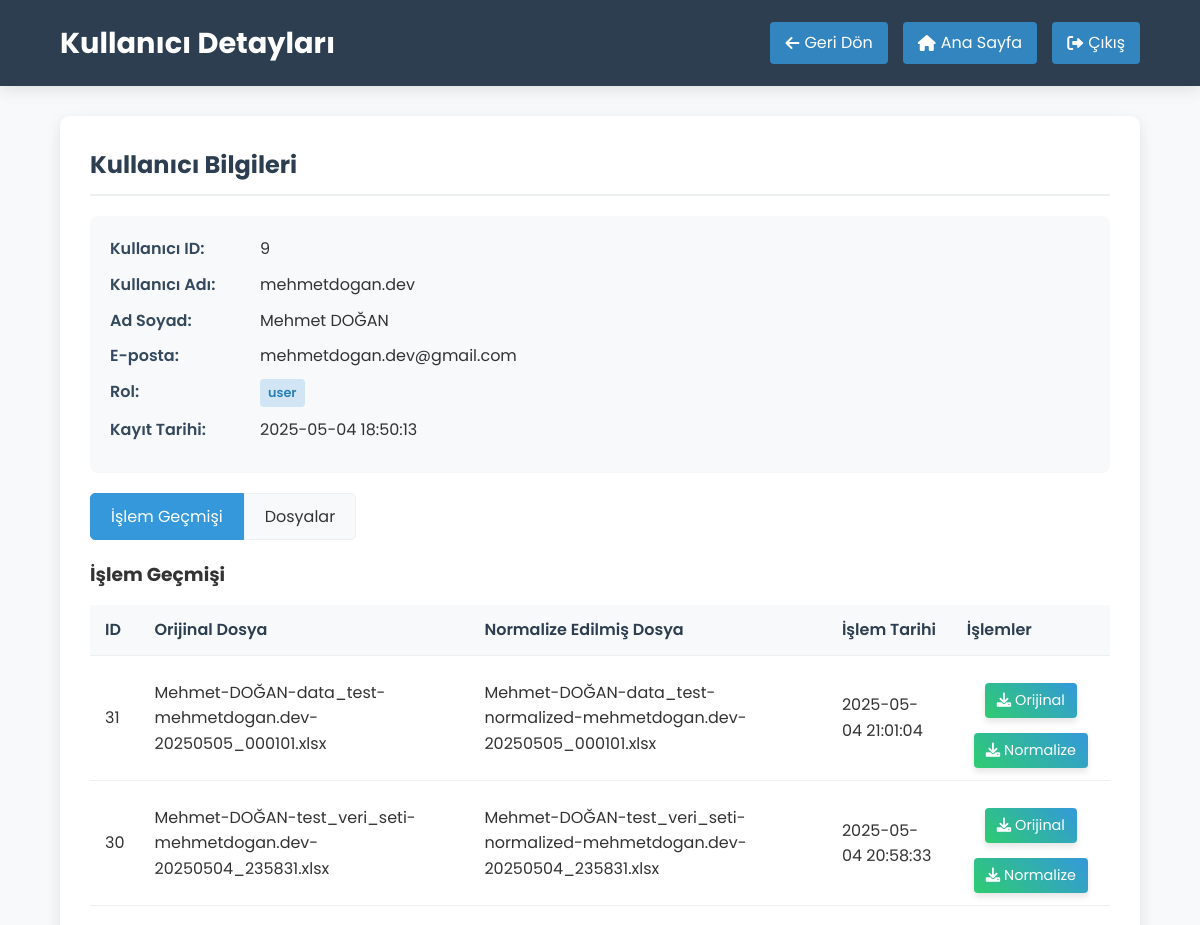
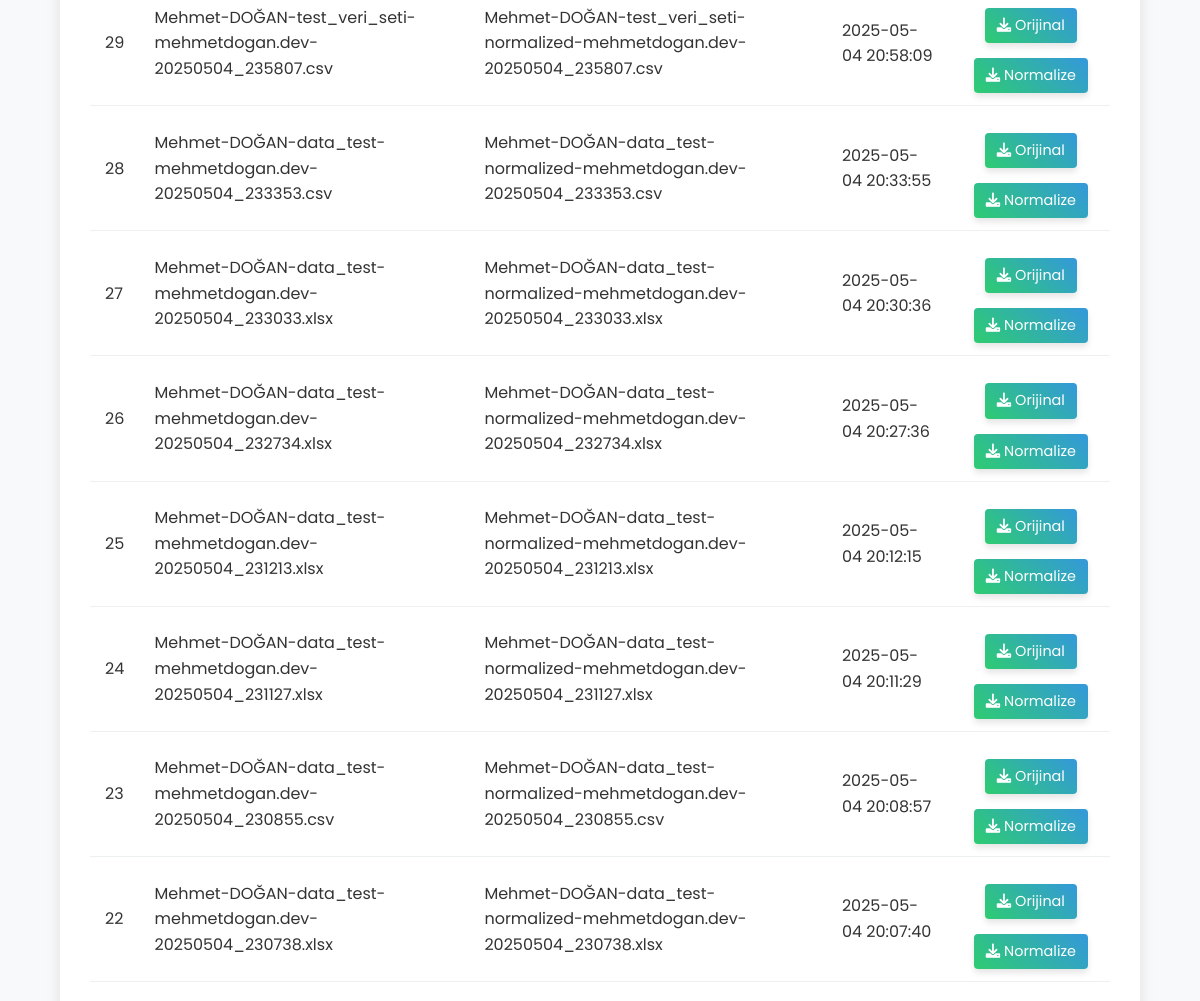
/admin/user/9 (signed in, upper part), run on an earlier commit of the app's database (2 pictures, top to bottom).
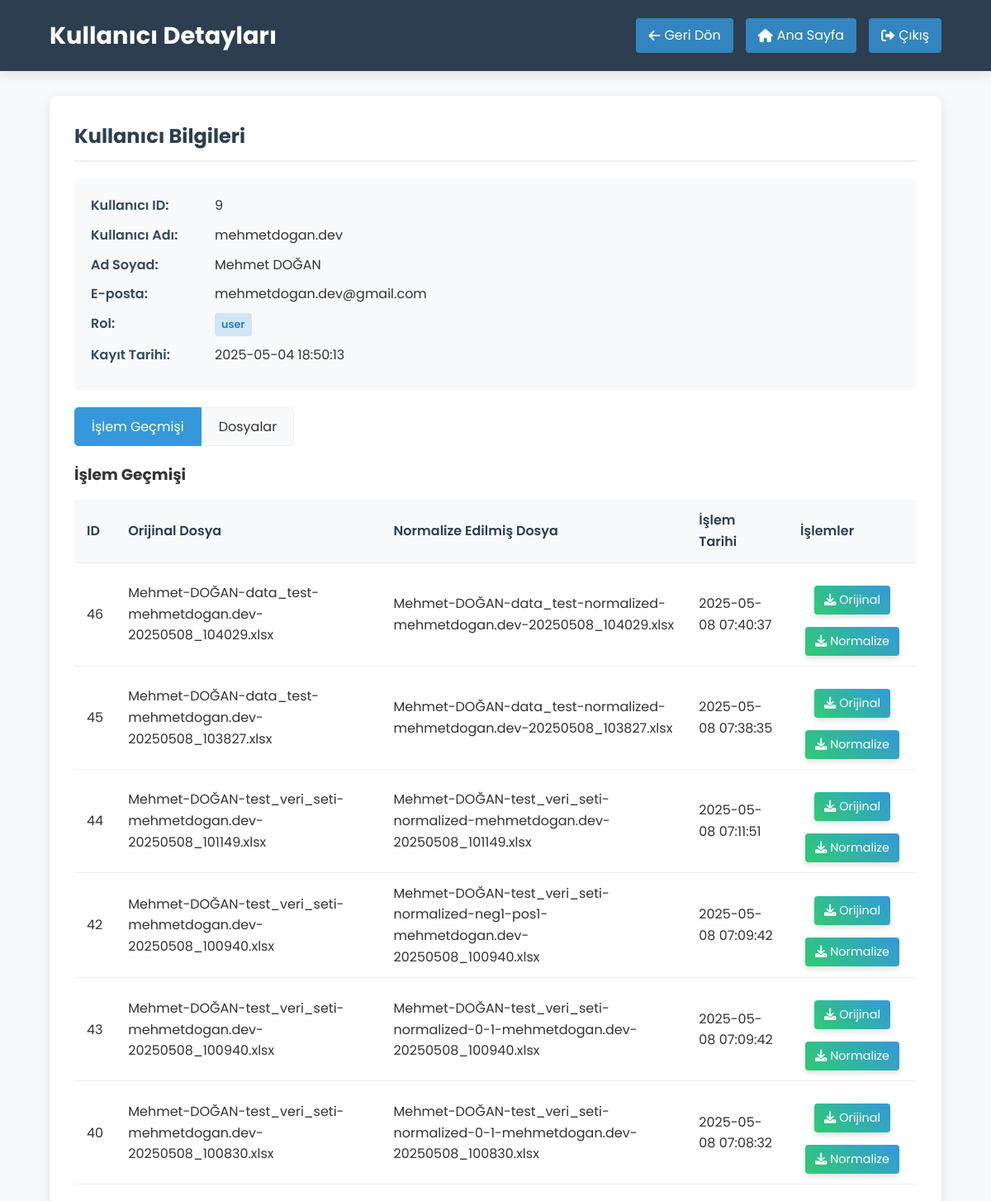
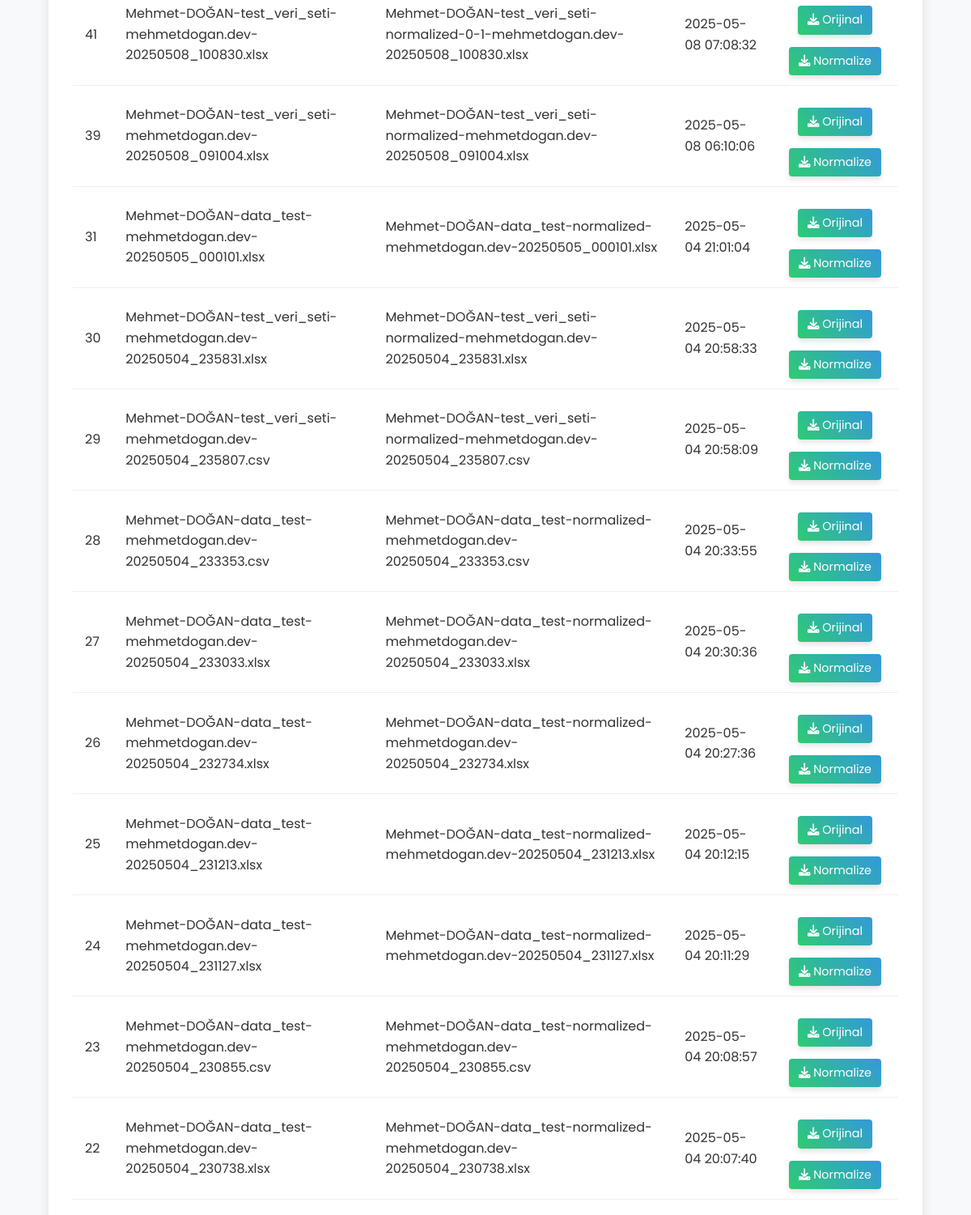
And on a later commit of the database (2 pictures, top to bottom).
### tables this page shows
CREATE TABLE user_operations (
            id INTEGER PRIMARY KEY AUTOINCREMENT,
            user_id INTEGER NOT NULL,
            original_file TEXT NOT NULL,
            normalized_file TEXT NOT NULL,
            operation_date TIMESTAMP DEFAULT CURRENT_TIMESTAMP,
            FOREIGN KEY (user_id) REFERENCES users (id)
        );

### app.py (the view, shortened to what this page needs)
@app.route('/admin/user/<int:user_id>')
@admin_required
def admin_view_user(user_id):
    conn = get_db_connection()
    user = conn.execute('SELECT * FROM users WHERE id = ?', (user_id,)).fetchone()
    conn.close()
    if not user:
        flash('Kullanıcı bulunamadı!', 'error')
        return redirect(url_for('admin_dashboard'))
    operations = get_user_operations_by_admin(user_id)
    user_files = []
    if os.path.exists(UPLOAD_FOLDER) and os.path.exists(NEW_CSV_FOLDER):
        username = user['username']
    user_files.sort(key=lambda x: x.get('date', ''), reverse=True)
    return render_template('admin_view_user.html', user=user, operations=operations, files=user_files)

### app.py (called while the page is built)
def get_db_connection():
    conn = sqlite3.connect(DATABASE)
    conn.row_factory = sqlite3.Row
    return conn

def admin_required(f):
    @wraps(f)
    def decorated_function(*args, **kwargs):
        if 'user_id' not in session:
            flash('Bu sayfaya erişmek için giriş yapmalısınız!', 'error')
            return redirect(url_for('login'))
        elif session.get('role') != 'admin':
            flash('Bu sayfaya erişim yetkiniz yok!', 'error')
            return redirect(url_for('index'))
        return f(*args, **kwargs)
    return decorated_function

def get_user_operations_by_admin(user_id):
    conn = get_db_connection()
    operations = conn.execute('SELECT * FROM user_operations WHERE user_id = ? ORDER BY operation_date DESC', (user_id,)).fetchall()
    conn.close()
    return operations

### templates/admin_view_user.html (shortened to what the changed rows need)
<!DOCTYPE html>
<html lang="tr">
<head>
    <link rel="stylesheet" href="{{ url_for('static', filename='style.css') }}">
    <link rel="stylesheet" href="https://cdnjs.cloudflare.com/ajax/libs/font-awesome/6.0.0-beta3/css/all.min.css">
</head>
<body>
    <header class="admin-header">
        <div class="admin-header-container">
            <div class="admin-title">
                <h1>Kullanıcı Detayları</h1>
            </div>
        </div>
    </header>
    <div class="admin-container">
        <div class="admin-panel">
            <h2>Kullanıcı Bilgileri</h2>
            <div class="tab-content active" id="operations-tab">
                {% if operations %}
                    <table class="admin-table">
                        <thead>
                            <tr>
                                <th>ID</th>
                                <th>Orijinal Dosya</th>
                                <th>Normalize Edilmiş Dosya</th>
                                <th>İşlem Tarihi</th>
                                <th>İşlemler</th>
                            </tr>
                        </thead>
                        <tbody>
                            {% for operation in operations %}
                                <tr>
                                    <td>{{ operation.id }}</td>
                                    <td>{{ operation.original_file }}</td>
                                    <td>{{ operation.normalized_file }}</td>
                                    <td>{{ operation.operation_date }}</td>
                                    <td>
                                        <a href="{{ url_for('admin_download_file', file_path='uploads/' + operation.original_file) }}" class="btn-download">
                                            <i class="fas fa-download"></i> Orijinal
                                        </a>
                                        <a href="{{ url_for('admin_download_file', file_path='new_csv/' + operation.normalized_file) }}" class="btn-download">
                                            <i class="fas fa-download"></i> Normalize
                                        </a>
                                    </td>
                                </tr>
                            {% endfor %}
                        </tbody>
                    </table>
                {% else %}
                    <div class="no-data">
                        <p>Bu kullanıcının henüz bir işlem geçmişi bulunmuyor.</p>
                    </div>
                {% endif %}
            </div>
        </div>
    </div>
</body>
</html>

What changed in the data, as far as the page shows it:
added user_operations: id "46", original_file "Mehmet-DOĞAN-data_test-mehmetdogan.dev-20250508_104029.xlsx", normalized_file "Mehmet-DOĞAN-data_test-normalized-mehmetdogan.dev-20250508_104029.xlsx", operation_date "2025-05-08 07:40:37"
added user_operations: id "45", original_file "Mehmet-DOĞAN-data_test-mehmetdogan.dev-20250508_103827.xlsx", normalized_file "Mehmet-DOĞAN-data_test-normalized-mehmetdogan.dev-20250508_103827.xlsx", operation_date "2025-05-08 07:38:35"
added user_operations: id "44", original_file "Mehmet-DOĞAN-test_veri_seti-mehmetdogan.dev-20250508_101149.xlsx", normalized_file "Mehmet-DOĞAN-test_veri_seti-normalized-mehmetdogan.dev-20250508_101149.xlsx", operation_date "2025-05-08 07:11:51"
added user_operations: id "42", original_file "Mehmet-DOĞAN-test_veri_seti-mehmetdogan.dev-20250508_100940.xlsx", normalized_file "Mehmet-DOĞAN-test_veri_seti-normalized-neg1-pos1-mehmetdogan.dev-20250508_100940.xlsx", operation_date "2025-05-08 07:09:42"
added user_operations: id "43", original_file "Mehmet-DOĞAN-test_veri_seti-mehmetdogan.dev-20250508_100940.xlsx", normalized_file "Mehmet-DOĞAN-test_veri_seti-normalized-0-1-mehmetdogan.dev-20250508_100940.xlsx", operation_date "2025-05-08 07:09:42"
added user_operations: id "40", original_file "Mehmet-DOĞAN-test_veri_seti-mehmetdogan.dev-20250508_100830.xlsx", normalized_file "Mehmet-DOĞAN-test_veri_seti-normalized-0-1-mehmetdogan.dev-20250508_100830.xlsx", operation_date "2025-05-08 07:08:32"
added user_operations: id "41", original_file "Mehmet-DOĞAN-test_veri_seti-mehmetdogan.dev-20250508_100830.xlsx", normalized_file "Mehmet-DOĞAN-test_veri_seti-normalized-0-1-mehmetdogan.dev-20250508_100830.xlsx", operation_date "2025-05-08 07:08:32"
added user_operations: id "39", original_file "Mehmet-DOĞAN-test_veri_seti-mehmetdogan.dev-20250508_091004.xlsx", normalized_file "Mehmet-DOĞAN-test_veri_seti-normalized-mehmetdogan.dev-20250508_091004.xlsx", operation_date "2025-05-08 06:10:06"
